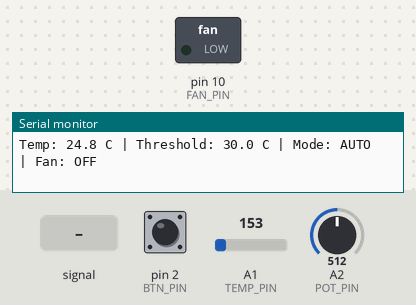
Simulated run of this sketch. Board: Arduino Uno, built with avr-gcc and run on an emulated ATmega328P. On the bench: switched loads named in the sketch (green lamp = pin HIGH), the last lines printed to the serial monitor. The inputs (shaded band) are chosen by the test bench; at power-on: pin 2 (BTN_PIN) HIGH, A2 (POT_PIN) = 512, A1 (TEMP_PIN) = 153.

Above: at 1.2 s.
1.3 s: A1 (TEMP_PIN) fed a 200 Hz sine of ±81 counts around its level
At 1.55 s:
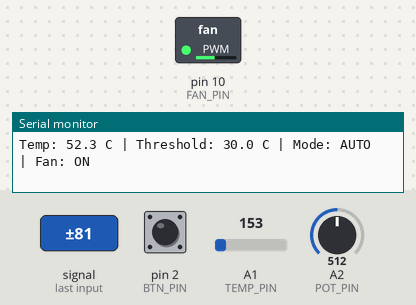
4.3 s: pin 2 (BTN_PIN) pulled LOW for 0.15 s
5.9 s: A2 (POT_PIN) set to 484
8.9 s: A1 (TEMP_PIN) set to 165
10.4 s: pin 2 (BTN_PIN) pulled LOW for 1 s
At 11.5 s:
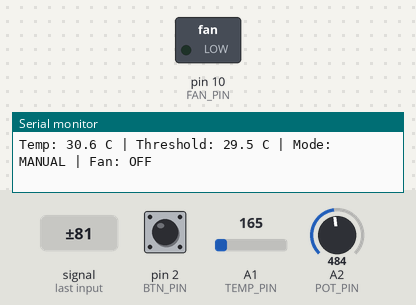
12.9 s: pin 2 (BTN_PIN) pulled LOW for 3.2 s
At 13.4 s:
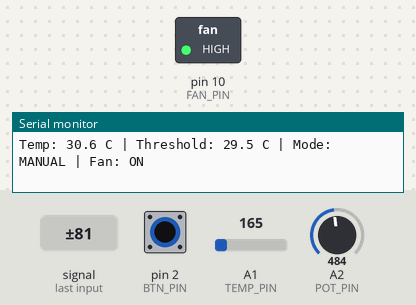
Timing chart, 0 to 15.9 s (numbered marks = the images above; inputs shaded):
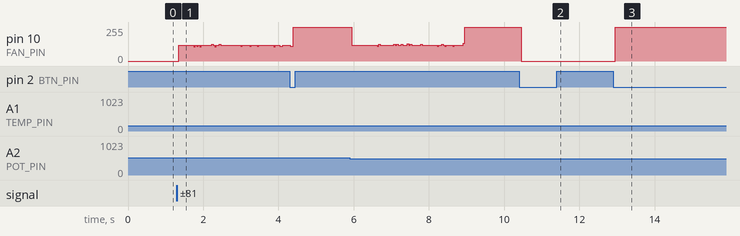

The sketch:

temperature_code.ino
```cpp
const int TEMP_PIN = A1;
const int POT_PIN  = A2;
const int BTN_PIN  = 2;
const int FAN_PIN  = 10;   // LED stands in for the fan

const float HYST = 0.5;          // hysteresis in °C
const int POT_DEADBAND = 20;     // pot change (0-1023) that cancels manual mode

bool fanOn = false;
bool manualMode = false;
bool manualFan = false;
int potAtPress = 0;

// button debounce
bool btnState = HIGH;
bool lastReading = HIGH;
unsigned long lastDebounce = 0;

// serial print timing
unsigned long lastPrint = 0;

float readTemp() {
  long sum = 0;
  for (int i = 0; i < 10; i++) {
    sum += analogRead(TEMP_PIN);
  }
  float voltage = (sum / 10.0) * 5.0 / 1023.0;
  return (voltage - 0.5) * 100.0;   // TMP36
}

void setup() {
  pinMode(FAN_PIN, OUTPUT);
  pinMode(BTN_PIN, INPUT_PULLUP);
  Serial.begin(9600);
}

void loop() {
  float temp = readTemp();
  int potRaw = analogRead(POT_PIN);
  float threshold = 20.0 + (potRaw / 1023.0) * 20.0;

  // ---- button with debounce ----
  bool reading = digitalRead(BTN_PIN);
  if (reading != lastReading) {
    lastDebounce = millis();
  }
  if ((millis() - lastDebounce) > 50 && reading != btnState) {
    btnState = reading;
    if (btnState == LOW) {            // button just pressed
      manualMode = true;
      manualFan = !fanOn;             // toggle the current fan state
      potAtPress = potRaw;            // remember where the pot was
    }
  }
  lastReading = reading;

  // ---- moving the pot cancels manual mode ----
  if (manualMode && abs(potRaw - potAtPress) > POT_DEADBAND) {
    manualMode = false;
  }

  // ---- decide fan state ----
  if (manualMode) {
    fanOn = manualFan;
  } else {
    if (temp > threshold + HYST) {
      fanOn = true;
    } else if (temp < threshold - HYST) {
      fanOn = false;
    }
  }

  digitalWrite(FAN_PIN, fanOn ? HIGH : LOW);

  // ---- print every 200 ms (without delay) ----
  if (millis() - lastPrint >= 200) {
    lastPrint = millis();
    Serial.print("Temp: ");
    Serial.print(temp, 1);
    Serial.print(" C | Threshold: ");
    Serial.print(threshold, 1);
    Serial.print(" C | Mode: ");
    Serial.print(manualMode ? "MANUAL" : "AUTO");
    Serial.print(" | Fan: ");
    Serial.println(fanOn ? "ON" : "OFF");
  }
}
```

Measured:
- after the input at 10.4 s, pin 10 (FAN_PIN): 255/255 → 0/255 after 0.05 s
- after the input at 12.9 s, pin 10 (FAN_PIN): 0/255 → 255/255 after 0.05 s
